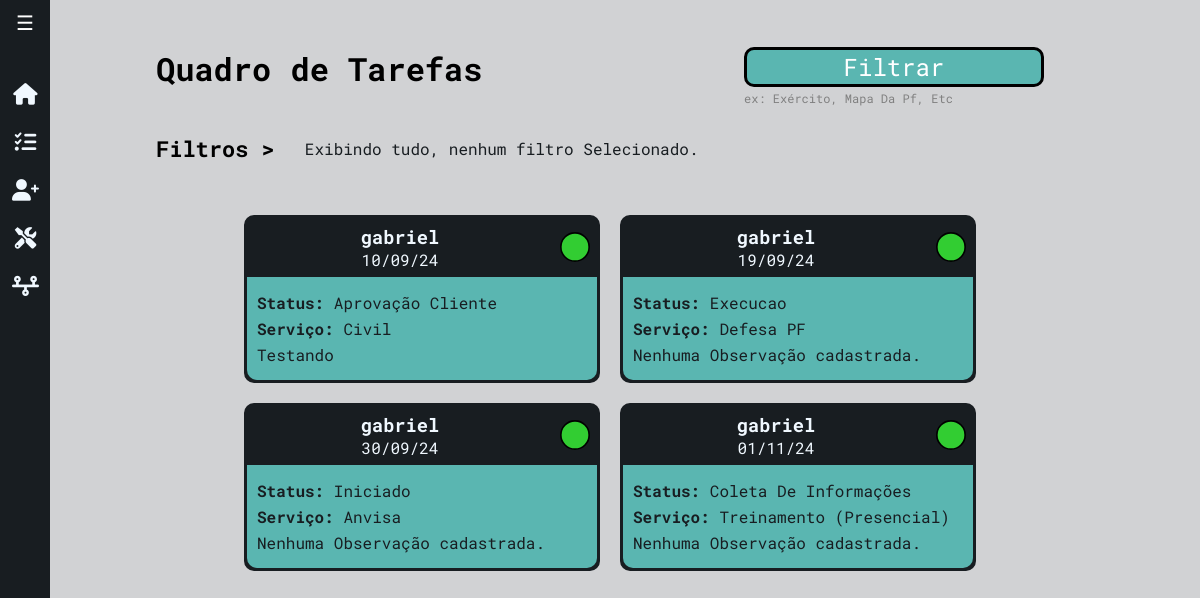
Page /ambielle/tarefas/ on the earlier database version.
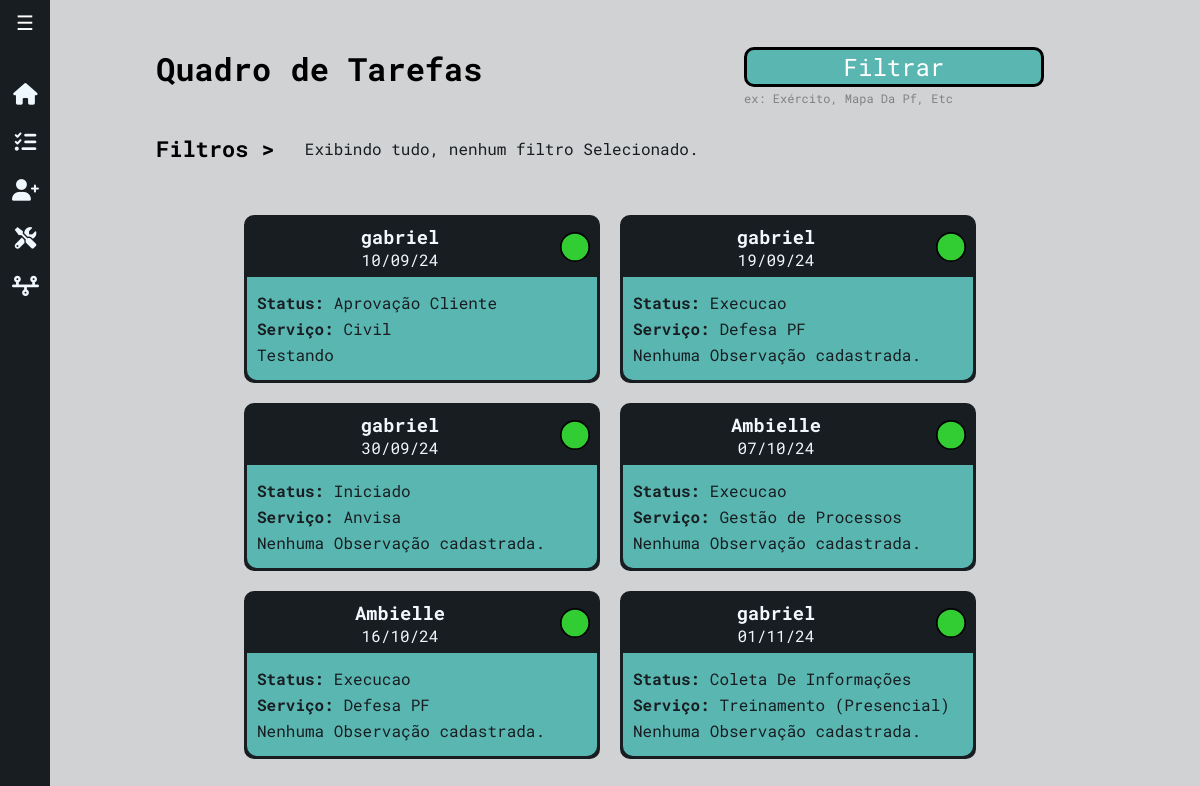
Same page on the later database version.
### workflow/models.py (models this page shows, shortened)
class Tarefa(models.Model):
    STATUS_CHOICES = [
        ('Iniciado', 'Iniciado'),
        ('Coleta De Informações', 'Coleta de Informações'),
        ('Execucao', 'Execução'),
        ('Aprovação Cliente', 'Aprovação Cliente'),
        ('Concluído', 'Concluído'),
        ('Encerrado', 'Encerrado'),
    ]
    TIPO_SERVICO_CHOICES = [
        ('Anvisa', 'Anvisa'),
        ('Civil', 'Civil'),
        ('Defesa PF', 'Defesa PF'),
        ('Exército', 'Exército'),
        ('Gestão de Processos', 'Gestão de Processos'),
        ('Ibama', 'Ibama'),
        ('ISO 9001', 'ISO 9001'),
        ('IAT', 'IAT'),
        ('Liderança', 'Liderança'),
        ('Mapa Da PF', 'Mapa Da PF'),
        ('Polícia Federal', 'Polícia Federal'),
        ('PRODIR', 'PRODIR'),
        ('RDC Anvisa', 'RDC Anvisa'),
        ('Recursos Humanos', 'Recursos Humanos'),
        ('Regulatório', 'Regulatório'),
        ('SASSMAQ', 'SASSMAQ'),
        ('SINIR', 'SINIR'),
        ('Treinamento (E-book)', 'Treinamento (E-book)'),
        ('Treinamento (On-line)', 'Treinamento (On-line)'),
        ('Treinamento (Presencial)', 'Treinamento (Presencial)'),
    ]
    tipo_servico = models.CharField(max_length=50, choices=TIPO_SERVICO_CHOICES, default='ANVISA')
    cliente = models.ForeignKey(Cliente, on_delete=models.CASCADE)
    status = models.CharField(max_length=50, choices=STATUS_CHOICES, default='iniciado')
    data_inicio = models.DateField(default=timezone.now)
    prazo_final = models.DateField(null=True, blank=True)
    observacoes = models.TextField(blank=True, null=True)

class Cliente(models.Model):
    nome = models.CharField(max_length=255)
    endereco = models.CharField(max_length=255)
    razao_social = models.CharField(max_length=255, blank=True, null=True)
    telefone = models.CharField(max_length=15)
    email = models.EmailField()
    contato_principal = models.CharField(max_length=255)
    contato_secundario = models.CharField(max_length=255, blank=True, null=True)
    proposta_link = models.URLField(blank=True, null=True)
    def __str__(self):
        return f"{self.nome}"

### workflow/views/getPage.py (the view)
# urls.py: path('ambielle/tarefas/', views.getTarefas, name='getTarefas'),
def getTarefas(request):
    title = 'Tarefas'
    status_selecionados = request.GET.getlist('status', [])
    tipo_servico_selecionados = request.GET.getlist('tipo_servico', [])
    data_inicial = parse_date(request.GET.get('data_inicial', ''))
    data_final = parse_date(request.GET.get('data_final', ''))
    tarefas = Tarefa.objects.all()
    query = Q()
    if status_selecionados:
        query &= Q(status__in=status_selecionados)
    if tipo_servico_selecionados:
        query &= Q(tipo_servico__in=tipo_servico_selecionados)
    if data_inicial and data_final:
        query &= Q(prazo_final__range=[data_inicial, data_final])
    elif data_inicial:
        query &= Q(prazo_final__gte=data_inicial)
    elif data_final:
        query &= Q(prazo_final__lte=data_final)
    tarefas = tarefas.filter(query).order_by('prazo_final')
    return render(request, 'workflow/getTarefas.html', {
        'title': title,
        'tarefas': tarefas,
        'status_selecionados': status_selecionados,
        'tipo_servico_selecionados': tipo_servico_selecionados,
        'status_choices': Tarefa.STATUS_CHOICES,
        'tipo_servico_choices': Tarefa.TIPO_SERVICO_CHOICES,
        'data_inicial': data_inicial,
        'data_final': data_final
    })

### workflow/templates/workflow/getTarefas.html (shortened to what this page needs)
{% extends 'global/base.html' %}
{% block content %}
<div class="tela-task">
  <div class="headerTasks">
    <h1>Quadro de Tarefas</h1>
    <div>
      <button id="openFilterModal" class="btn-filter">Filtrar</button>
      <span>ex: Exército, Mapa Da Pf, Etc</span>
    </div>
  </div>
  <div class="filters">
    <h3>Filtros > </h3>
    <div id="filtros-selecionados" class="filtros-selecionados">
      {% if not status_selecionados and not tipo_servico_selecionados and not data_inicial%}
          <p>Exibindo tudo, nenhum filtro Selecionado.</p>
      {% endif %}
    </div>
  </div>
    <div class="tasks-section">
      <div class="taskStatus">
        <div class="tasks-row">
          {% for task in tarefas %}
           <div class="task-card">
            <div class="task-header">
              <div class="task-dateCli">
                <h3>{{ task.cliente }}</h3>
                <div class="date">{{ task.prazo_final|date:'d/m/y' }}</div>
              </div>
              <div class="status">
                <svg xmlns="http://www.w3.org/2000/svg" width="30" height="30" viewBox="0 0 18 18" fill="none">
                  <circle cx="9" cy="9" r="8.5" fill="#32CD32" stroke="black" />
                </svg>
              </div>
            </div>
            <div class="info">
              <p>
                <strong>Status:</strong> {{task.status}}
              </p>
              <p>
                <strong>Serviço:</strong> {{task.tipo_servico}}
              </p>
              {% if task.observacoes %}
                  <p>{{task.observacoes}}</p>
              {% else %}
                  <p>Nenhuma Observação cadastrada.</p>
              {% endif %}
            </div>
          </div>
        {% endfor %}
      </div>
</div>
{% endblock %}

Differences in the rows shown:
added Tarefa: cliente "Ambielle", prazo_final "07/10/24", status "Execucao", tipo_servico "Gestão de Processos", shows "Nenhuma Observação cadastrada."
added Tarefa: cliente "Ambielle", prazo_final "16/10/24", status "Execucao", tipo_servico "Defesa PF", shows "Nenhuma Observação cadastrada."
